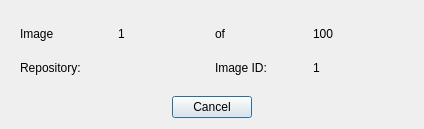
<?xml version="1.0" encoding="UTF-8"?>
<ui version="4.0">
 <class>snowgui::repositorysavedialog</class>
 <widget class="QDialog" name="snowgui::repositorysavedialog">
  <property name="geometry">
   <rect>
    <x>0</x>
    <y>0</y>
    <width>424</width>
    <height>129</height>
   </rect>
  </property>
  <property name="windowTitle">
   <string>Dialog</string>
  </property>
  <layout class="QVBoxLayout" name="verticalLayout">
   <item>
    <widget class="QWidget" name="widget" native="true">
     <layout class="QGridLayout" name="gridLayout">
      <item row="0" column="2">
       <widget class="QLabel" name="ofLabel">
        <property name="text">
         <string>of</string>
        </property>
       </widget>
      </item>
      <item row="0" column="1">
       <widget class="QLabel" name="counterField">
        <property name="text">
         <string>1</string>
        </property>
       </widget>
      </item>
      <item row="0" column="3">
       <widget class="QLabel" name="totalField">
        <property name="text">
         <string>100</string>
        </property>
       </widget>
      </item>
      <item row="0" column="0">
       <widget class="QLabel" name="imageLabel">
        <property name="text">
         <string>Image </string>
        </property>
       </widget>
      </item>
      <item row="1" column="0">
       <widget class="QLabel" name="repositoryLabel">
        <property name="text">
         <string>Repository:</string>
        </property>
       </widget>
      </item>
      <item row="1" column="1">
       <widget class="QLabel" name="repositoryField">
        <property name="text">
         <string/>
        </property>
       </widget>
      </item>
      <item row="1" column="2">
       <widget class="QLabel" name="imageIdLabel">
        <property name="text">
         <string>Image ID:</string>
        </property>
       </widget>
      </item>
      <item row="1" column="3">
       <widget class="QLabel" name="imageIdField">
        <property name="text">
         <string>1</string>
        </property>
       </widget>
      </item>
     </layout>
    </widget>
   </item>
   <item>
    <widget class="QDialogButtonBox" name="buttonBox">
     <property name="orientation">
      <enum>Qt::Horizontal</enum>
     </property>
     <property name="standardButtons">
      <set>QDialogButtonBox::Cancel</set>
     </property>
     <property name="centerButtons">
      <bool>true</bool>
     </property>
    </widget>
   </item>
  </layout>
 </widget>
 <resources/>
 <connections/>
</ui>
